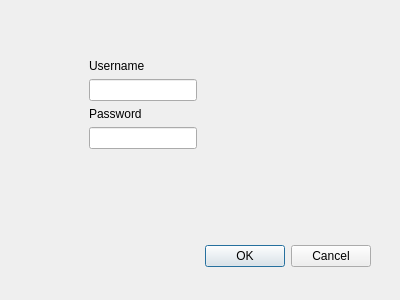
<?xml version="1.0" encoding="UTF-8"?>
<ui version="4.0">
 <class>NewLoginDialog</class>
 <widget class="QDialog" name="NewLoginDialog">
  <property name="geometry">
   <rect>
    <x>0</x>
    <y>0</y>
    <width>400</width>
    <height>300</height>
   </rect>
  </property>
  <property name="windowTitle">
   <string>Dialog</string>
  </property>
  <widget class="QDialogButtonBox" name="buttonBox">
   <property name="geometry">
    <rect>
     <x>30</x>
     <y>240</y>
     <width>341</width>
     <height>32</height>
    </rect>
   </property>
   <property name="orientation">
    <enum>Qt::Orientation::Horizontal</enum>
   </property>
   <property name="standardButtons">
    <set>QDialogButtonBox::StandardButton::Cancel|QDialogButtonBox::StandardButton::Ok</set>
   </property>
  </widget>
  <widget class="QWidget" name="formLayoutWidget">
   <property name="geometry">
    <rect>
     <x>89</x>
     <y>59</y>
     <width>291</width>
     <height>131</height>
    </rect>
   </property>
   <layout class="QFormLayout" name="formLayout">
    <item row="0" column="0">
     <widget class="QLabel" name="label">
      <property name="text">
       <string>Username</string>
      </property>
     </widget>
    </item>
    <item row="1" column="0">
     <widget class="QLineEdit" name="lineEditUsername"/>
    </item>
    <item row="2" column="0">
     <widget class="QLabel" name="label_2">
      <property name="text">
       <string>Password</string>
      </property>
     </widget>
    </item>
    <item row="3" column="0">
     <widget class="QLineEdit" name="lineEditPassword"/>
    </item>
   </layout>
  </widget>
 </widget>
 <resources/>
 <connections>
  <connection>
   <sender>buttonBox</sender>
   <signal>accepted()</signal>
   <receiver>NewLoginDialog</receiver>
   <slot>accept()</slot>
   <hints>
    <hint type="sourcelabel">
     <x>248</x>
     <y>254</y>
    </hint>
    <hint type="destinationlabel">
     <x>157</x>
     <y>274</y>
    </hint>
   </hints>
  </connection>
  <connection>
   <sender>buttonBox</sender>
   <signal>rejected()</signal>
   <receiver>NewLoginDialog</receiver>
   <slot>reject()</slot>
   <hints>
    <hint type="sourcelabel">
     <x>316</x>
     <y>260</y>
    </hint>
    <hint type="destinationlabel">
     <x>286</x>
     <y>274</y>
    </hint>
   </hints>
  </connection>
 </connections>
</ui>
